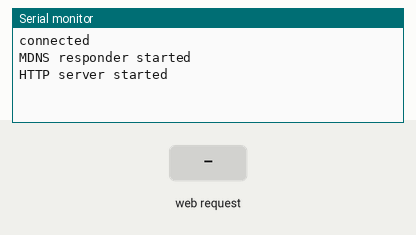
Simulated run of this sketch. Board: ESP32. Parts: the last lines printed to the serial monitor. The inputs (shaded band) are chosen by the test bench. WiFi joins after 1.5 s; servers stay silent unless stated.

Above: at 2.7 s.
2.8 s: HTTP request GET /StartPump received
At 3.5 s:
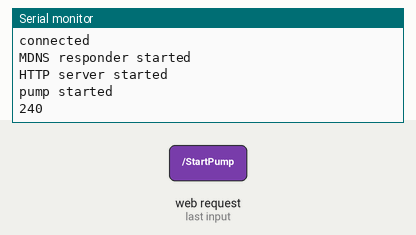
4.3 s: HTTP request GET /StopPump received
At 4.7 s:
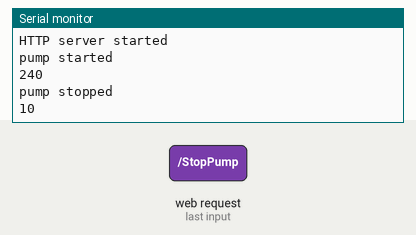

Measured:
- after the input at 2.8 s, the serial monitor: prints a new line at once (image 1)
- after the input at 4.3 s, the serial monitor: prints a new line at once (image 2)

The sketch:

ESP32code.ino
```cpp
#include <WiFiManager.h>
#include <ESPmDNS.h>

#include <string.h>

#include "httpServer.h"
#include "httpClient.h"
#include "readUARTdata.h"

// max value for unsigned long
#define ULONG_MAX 18446744073709551615

// defining serial comunication pins
#define RXD2 16
#define TXD2 17

// variables to manage incoming data
uint8_t RXMoisture = 0;
uint8_t RXLight = 0;
uint8_t RXTemp = 0;

int dataMoisture = 0;
int dataLight = 0;
int dataTemp = 0;
int dataPump = 0;
int oldDataPump = dataPump;

// --- SETUP ---
void setup() {

  // serial for debug and comunication
  Serial.begin(115200);
  Serial2.begin(115200, SERIAL_8N1, RXD2, TXD2);

  // wifimanager obj that manage wifi connection with GUI
  WiFiManager wm;

  // connect to wifi
  bool res;
  res = wm.autoConnect("AutoConnectAP");

  if (!res) {
    Serial.println("Failed to connect");
    ESP.restart();
  } else {
    Serial.println("connected");
  }

  // startin mDNS to use esp32 instead of its IP address
  if (MDNS.begin("esp32")) {
    Serial.println("MDNS responder started");
  }

  // defining handler functions for HTTP requests
  defineHandlers();

  // start server
  startServer();

  Serial.println("HTTP server started");
}


// 5 seconds delay
const unsigned long timerDelay = 5000;
unsigned long lastTime = 0;

// --- LOOP ---
void loop() {

  // read every [timeDelay] seconds
  // if condition to manage the overflow of millins() after reaching ULONG_MAX(49 day approx.)
  if(millis() > lastTime){
    if ((millis() - lastTime) > timerDelay){
      readManageData();
      lastTime = millis();
    }
  } else { // when millis() overflow
      if ((millis() + (ULONG_MAX - lastTime)) > timerDelay){
      readManageData();
      lastTime = millis();
    }
  }

  // handle client
  handleClientHTTP();
}


// reading and managing data
void readManageData() {

  // reading data from UART2
  readUart2(RXMoisture, RXLight, RXTemp);

  // undecode row byte in usefull data
  decodeData(RXMoisture, RXLight, RXTemp, // input
              dataMoisture, dataLight, dataTemp, dataPump); // output

  // send msg to node server only if the state of pump is changed
  if (dataPump != oldDataPump) {
    // send message to server
    if (dataPump == 1) {
      sendStartPump();
    } else if (dataPump == 0) {
      sendStopPump();
    }
    oldDataPump = dataPump;
  }

  // send data to server
  sendData(dataMoisture, dataLight, dataTemp);

  Serial.println("");
}
```

httpClient.h
```cpp
#ifndef __HTTPCLIENT_H__
#define __HTTPCLIENT_H__

/*
functions that send data to node server:
- sendData will send the 3 data recived as paramether
- sendStartPump will send a HTTP GET message to http://<serverNodeIP>:3000/alertStartPump
- sendStopPump will send a HTTP GET message to http://<serverNodeIP>:3000/alertStopPump
*/

void sendData(const int &dataMoisture, const int &dataLight, const int &dataTemp);
void sendStartPump();
void sendStopPump();


#endif
```

httpServer.cpp
```cpp
#include "httpServer.h"
#include <WebServer.h>

// defining this board as a server for listen to StartPump and StopPump request from node server (or web browser)
WebServer server(8080);

// start server
void startServer(){
  server.begin();
}

// handle client
void handleClientHTTP(){
  server.handleClient();
}

// defining handler functions for HTTP requests
void defineHandlers(){
  server.on("/StartPump", handleStart);
  server.on("/StopPump", handleStop);
  server.onNotFound(handleNotFound);
}

// --- HTTP request handlers ---

void handleStart() {
  Serial.println("pump started");
  // send message via serial comunication
  Serial2.write(240); // value to indicate to start pump
  Serial.println(240); // debug
  Serial.println("");
  server.send(200, "text/plain", "OK");
}

void handleStop() {
  Serial.println("pump stopped");
  // send message via serial comunication
  Serial2.write(10); // value to indicate to stop pump
  Serial.println(10); // debug
  Serial.println("");
  server.send(200, "text/plain", "OK");
}

void handleNotFound() {
  server.send(404, "text/plain", "ERROR: Not Found");
}

// -----------------------------
```

httpServer.h
```cpp
#ifndef __HTTPSERVER_H__
#define __HTTPSERVER_H__

/*
these functions act as wrapper functions to manage the server object defined in httpServer.cpp
In particular startServer starts the server, handleClientHTTP is called in a loop to respond to HTTP requests,
defineHandlers associate the link with the corrisponding handler function:
    /StartPump -> handleStart
    /StopPump -> handleStop
    /??? -> handleNotFound
*/

void startServer();
void handleClientHTTP();
void defineHandlers();
void handleStart();
void handleStop();
void handleNotFound();

#endif
```

readUARTdata.cpp
```cpp
#include "readUARTdata.h"
#include <Arduino.h>

// --- ausiliary functions ---

// maps the input value in a larger range (reciver side)
int sevenBitsToRange(const uint8_t &value, int minF, int maxF) {
  return minF + value * (maxF - minF) / 127; // 127 max value for 7 bits
}

// remove control bit from first data recived
uint8_t unSetControlBit(const uint8_t &firstData){
  return firstData - 128;
}

// cleans the 7th bit of RXTemp to obtain the 6 bit of the temperature
int getTemperature(uint8_t RXTemp){
  if (RXTemp >= 64){
    return RXTemp - 64;
  } else {
    return RXTemp;
  }
}

// return 1 or 0 to indicate the state of the pump
int getDataPump(uint8_t RXTemp){
  return RXTemp >> 6;
}

// ---------------------------

void readUart2(uint8_t &RXMoisture, uint8_t &RXLight, uint8_t &RXTemp){
  uint8_t tmp = 0;
  while (Serial2.available() > 0) {

    //Wait byte with control bit = 1
    tmp = Serial2.read();
    while(!(tmp >> 7 == 1)){
      tmp = Serial2.read();
    }

    //Saving ordered data
    RXMoisture = tmp;
    RXLight = Serial2.read();
    RXTemp = Serial2.read();
  }
}

void decodeData(const uint8_t &RXMoisture, const uint8_t &RXLight, const uint8_t &RXTemp, // input
                  int &dataMoisture, int &dataLight, int &dataTemp, int &dataPump){ // output

  /* debug printing
  Serial.println("START");

  Serial.println(RXMoisture);
  Serial.println(RXLight);
  Serial.println(RXTemp);
  Serial.println("");
  */

  dataMoisture = unSetControlBit(RXMoisture);
  dataLight = sevenBitsToRange(RXLight, 0, 2000);
  dataTemp = getTemperature(RXTemp);
  dataPump = getDataPump(RXTemp);

  /* debug printing
  Serial.println(dataMoisture);
  Serial.println(dataLight);
  Serial.println(dataTemp);
  Serial.println(dataPump);

  Serial.println("FINISH");
  Serial.println("");
  */

}
```

readUARTdata.h
```cpp
#ifndef __READUARTDATA_H__
#define __READUARTDATA_H__

#include <stdint.h>

/*RX data schema

  Data has been divived as follow:
  - c is the control bit -> used to know the first byte of the expected 3. RXMoisture::c = 1
  - w are the bits that bring moisture data
  - x are the bits that bring light data
  - y is the bit that brings information about the state of the pump
  - z are the bits that bring temperature data

  RXMoisture  c w w w  w w w w


  RXLight     c x x x  x x x x


  RXTemp      c y z z  z z z z

*/

/*
These funcions are used to read on serial port and decode data
*/

void readUart2(uint8_t &RXMoisture, uint8_t &RXLight, uint8_t &RXTemp);
void decodeData(const uint8_t &RXMoisture, const uint8_t &RXLight, const uint8_t &RXTemp, // input
                  int &dataMoisture, int &dataLight, int &dataTemp, int &dataPump); // output

#endif
```
